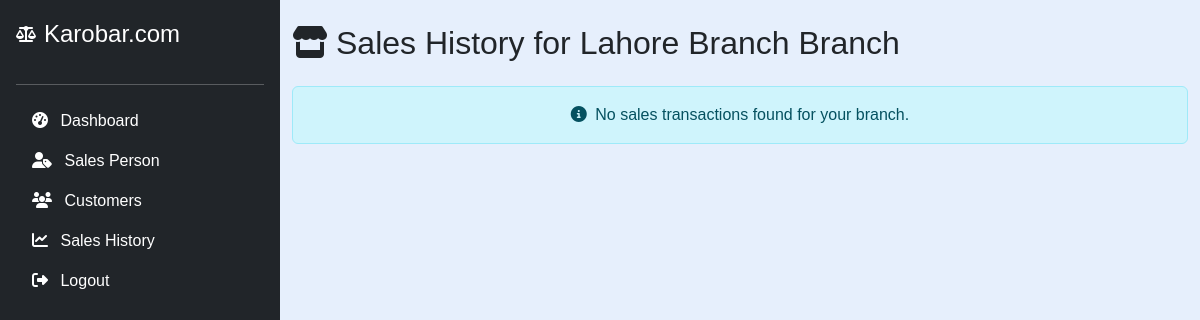
/manager/sales_history.php (signed in), run on an earlier commit of the app's database.
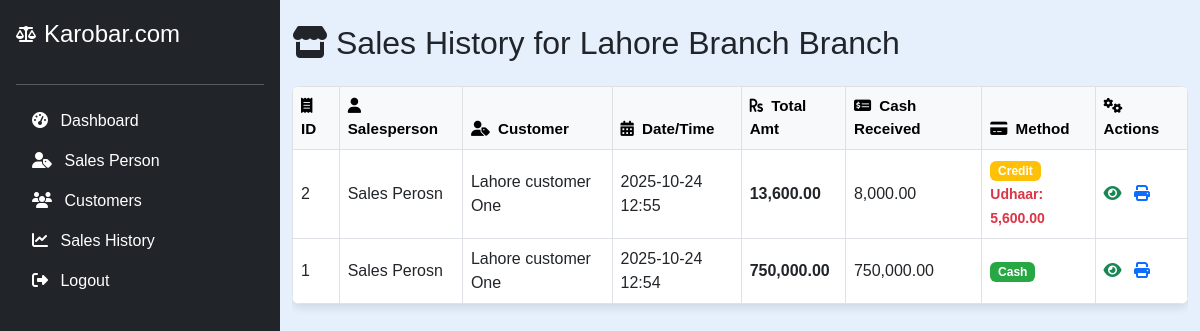
And on a later commit of the database.
### tables this page shows
CREATE TABLE `sales` (
  `id` int(11) NOT NULL,
  `sale_date` datetime DEFAULT current_timestamp(),
  `total_amount` decimal(12,2) NOT NULL,
  `cash_received` decimal(12,2) NOT NULL DEFAULT 0.00,
  `payment_method` enum('Cash','Credit') NOT NULL,
  `branch_id` int(11) DEFAULT NULL,
  `salesperson_id` int(11) DEFAULT NULL,
  `customer_id` int(11) DEFAULT NULL
);

CREATE TABLE `salespersons` (
  `id` int(11) NOT NULL,
  `name` varchar(100) NOT NULL,
  `email` varchar(100) NOT NULL,
  `password` varchar(255) NOT NULL,
  `branch_id` int(11) DEFAULT NULL,
  `created_at` datetime DEFAULT current_timestamp()
);

CREATE TABLE `customers` (
  `id` int(11) NOT NULL,
  `name` varchar(100) NOT NULL,
  `email` varchar(100) NOT NULL,
  `phone_number` varchar(20) NOT NULL,
  `address` varchar(255) NOT NULL,
  `branch_id` int(11) DEFAULT NULL,
  `created_at` datetime DEFAULT current_timestamp()
);

### manager/sales_history.php (the view, shortened to what the changed rows need)
<?php
include('../config.php');
$manager_id = $_SESSION["id"];
$sales_data = [];
$branch_name = "N/A";
$branch_id = null;
$sql_manager = "SELECT b.name, m.branch_id FROM managers m JOIN branches b ON m.branch_id = b.id WHERE m.id = ?";
$stmt_m = mysqli_prepare($conn, $sql_manager);
mysqli_stmt_bind_param($stmt_m, "i", $manager_id);
mysqli_stmt_execute($stmt_m);
mysqli_stmt_bind_result($stmt_m, $branch_name, $branch_id);
if (!$branch_id) {
    $error_message = "Error: Manager is not linked to a branch.";
} else {
    $sql_sales = "
        SELECT
            s.id,
            s.sale_date,
            s.total_amount,
            s.cash_received,
            s.payment_method,
            c.name AS customer_name,
            sp.name AS salesperson_name
        FROM sales s
        LEFT JOIN customers c ON s.customer_id = c.id
        LEFT JOIN salespersons sp ON s.salesperson_id = sp.id
        WHERE s.branch_id = ?
        ORDER BY s.sale_date DESC";
    $stmt_sales = mysqli_prepare($conn, $sql_sales);
    if ($stmt_sales) {
        mysqli_stmt_bind_param($stmt_sales, "i", $branch_id);
        mysqli_stmt_execute($stmt_sales);
        $result_sales = mysqli_stmt_get_result($stmt_sales);
        while ($row = mysqli_fetch_assoc($result_sales)) {
            $sales_data[] = $row;
        }
    } else {
        $error_message = "Database error: Could not prepare the sales query.";
    }
}
?>
<!DOCTYPE html>
<html lang="en">
<head>
    <link href="https://cdn.jsdelivr.net/npm/bootstrap@5.3.0/dist/css/bootstrap.min.css" rel="stylesheet" />
    <link href="https://cdnjs.cloudflare.com/ajax/libs/font-awesome/6.6.0/css/all.min.css" rel="stylesheet" />
</head>
<body>
    <?php include('manager_sidebar.php');  ?>
    <div class="container py-4">
        <h2 class="mb-4"><i class="fas fa-store me-2"></i>Sales History for <?php echo htmlspecialchars($branch_name); ?> Branch</h2>
        <?php if (empty($sales_data)): ?>
            <div class="alert alert-info text-center">
                <i class="fas fa-info-circle me-1"></i> No sales transactions found for your branch.
            </div>
        <?php else: ?>
            <div class="table-responsive">
                <table class="table table-bordered table-hover align-middle">
                    <thead class="table-light">
                        <tr>
                            <th><i class="fas fa-receipt me-1"></i> ID</th>
                            <th><i class="fas fa-user me-1"></i> Salesperson</th>
                            <th><i class="fas fa-user-tag me-1"></i> Customer</th>
                            <th><i class="fas fa-calendar-alt me-1"></i> Date/Time</th>
                            <th><i class="fas fa-rupee-sign me-1"></i> Total Amt</th>
                            <th><i class="fas fa-money-check-alt me-1"></i> Cash Received</th>
                            <th><i class="fas fa-credit-card me-1"></i> Method</th>
                            <th><i class="fas fa-cogs me-1"></i> Actions</th>
                        </tr>
                    </thead>
                    <tbody>
                        <?php foreach ($sales_data as $sale):
                            $khata_change = $sale['total_amount'] - $sale['cash_received'];
                        ?>
                            <tr>
                                <td><?php echo $sale['id']; ?></td>
                                <td class="sale-salesperson-name"><?php echo htmlspecialchars($sale['salesperson_name'] ?: 'N/A'); ?></td>
                                <td><?php echo htmlspecialchars($sale['customer_name'] ?: 'Guest Customer'); ?></td>
                                <td><?php echo date('Y-m-d H:i', strtotime($sale['sale_date'])); ?></td>
                                <td class="fw-bold"><?php echo number_format($sale['total_amount'], 2); ?></td>
                                <td><?php echo number_format($sale['cash_received'], 2); ?></td>
                                <td>
                                    <span class="badge <?php echo ($sale['payment_method'] == 'Credit') ? 'badge-credit' : 'badge-cash'; ?>">
                                        <?php echo htmlspecialchars($sale['payment_method']); ?>
                                    </span>
                                    <?php if ($sale['payment_method'] == 'Credit' && $khata_change != 0): ?>
                                        <br><small class="text-<?php echo $khata_change > 0 ? 'danger' : 'success'; ?> fw-bold">
                                            <?php if ($khata_change > 0): ?>
                                                Udhaar: <?php echo number_format($khata_change, 2); ?>
                                            <?php else: ?>
                                                Advance: <?php echo number_format(abs($khata_change), 2); ?>
                                            <?php endif; ?>
                                        </small>
                                    <?php endif; ?>
                                </td>
                                <td>
                                    <i class="fas fa-eye text-success action-icon me-2 view-sale-details"
                                       data-sale-id="<?php echo $sale['id']; ?>"
                                       data-bs-toggle="modal"
                                       data-bs-target="#saleDetailsModal"
                                       title="View Details"></i>
                                    <a href="print_invoice.php?sale_id=<?php echo $sale['id']; ?>" target="_blank" title="Print/View Invoice">
                                        <i class="fas fa-print text-primary action-icon"></i>
                                    </a>
                                </td>
                            </tr>
                        <?php endforeach; ?>
                    </tbody>
                </table>
            </div>
        <?php endif; ?>
    </div>
</body>
</html>

What changed in the data, as far as the page shows it:
added sales: id "2", salesperson.name "Sales Perosn", customer.name "Lahore customer One", sale_date "2025-10-24 12:55", total_amount "13,600.00", cash_received "8,000.00", payment_method "Credit", khata_change "5,600.00"
added sales: id "1", salesperson.name "Sales Perosn", customer.name "Lahore customer One", sale_date "2025-10-24 12:54", total_amount "750,000.00", cash_received "750,000.00", payment_method "Cash"
Also different on the page:
text no longer shown: "No sales transactions found for your branch."
text now shown: "ID Salesperson Customer Date/Time Total Amt Cash Received Method Actions"
